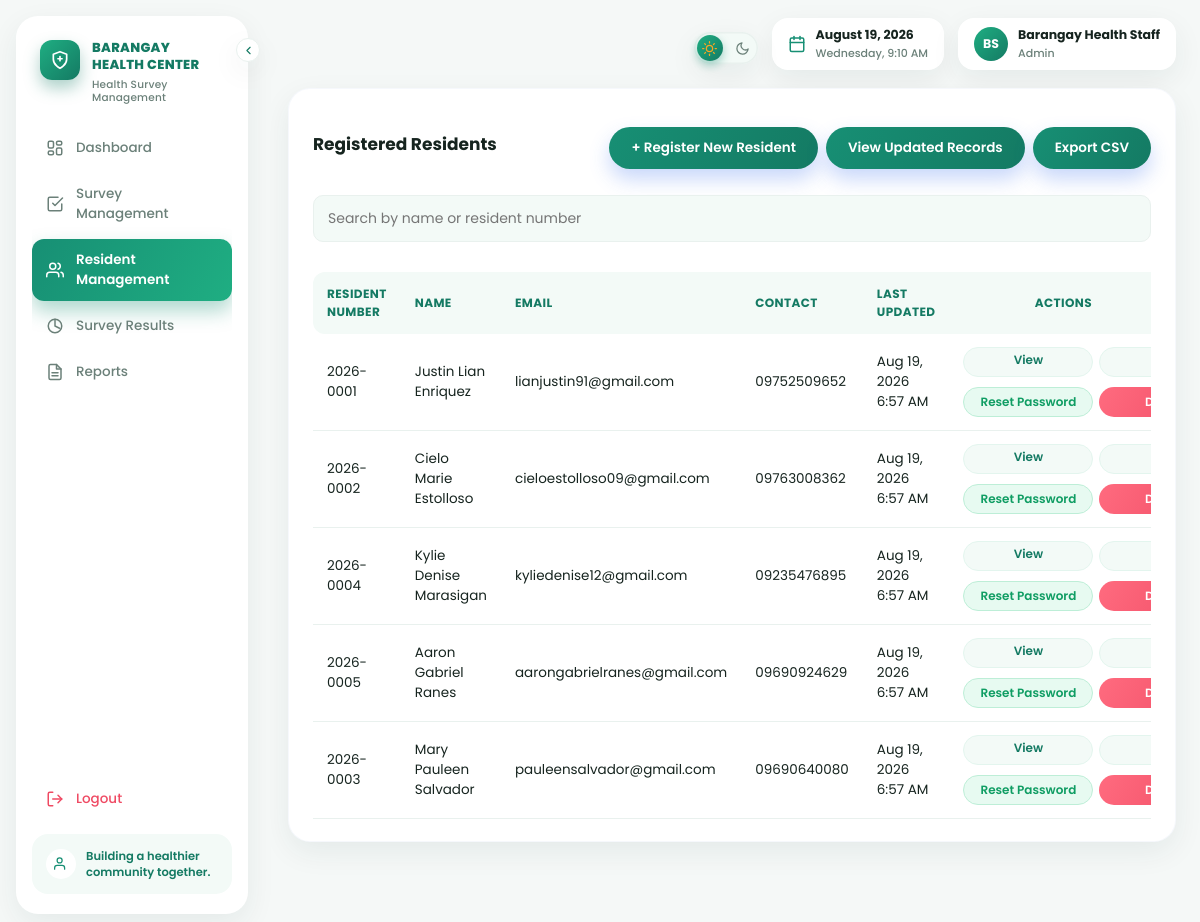
The app's page /staff/resident_management.php (signed in) with its own data.
### tables this page shows
CREATE TABLE IF NOT EXISTS residents (

    resident_id INT AUTO_INCREMENT PRIMARY KEY,

    resident_number VARCHAR(20) NOT NULL UNIQUE,

    first_name VARCHAR(50) NOT NULL,

    last_name VARCHAR(50) NOT NULL,

    middle_name VARCHAR(50),

    extension_name VARCHAR(10),

    civil_status ENUM(
        'Single',
        'Married',
        'Widowed',
        'Separated',
        'Divorced'
    ) DEFAULT NULL,

    email VARCHAR(100),

    contact_number VARCHAR(20),

    address VARCHAR(150),

    birthday DATE DEFAULT NULL,

    age INT DEFAULT NULL,

    occupation VARCHAR(100),

    employer VARCHAR(100),

    employer_address VARCHAR(150),

    father_name VARCHAR(100),

    mother_name VARCHAR(100),

    spouse_name VARCHAR(100),

    spouse_occupation VARCHAR(100),

    spouse_employer VARCHAR(100),

    reference1_name VARCHAR(100),

    reference1_signature VARCHAR(100),

    reference2_name VARCHAR(100),

    reference2_signature VARCHAR(100),

    photo VARCHAR(255) DEFAULT NULL,

    password VARCHAR(255) NOT NULL,

    is_first_login TINYINT(1) NOT NULL DEFAULT 1,

    created_at TIMESTAMP DEFAULT CURRENT_TIMESTAMP,

    updated_at TIMESTAMP
        DEFAULT CURRENT_TIMESTAMP
        ON UPDATE CURRENT_TIMESTAMP

);

### includes/functions.php (called while the page is built, shortened)
<?php
function e($string) {
    return htmlspecialchars($string ?? "", ENT_QUOTES, "UTF-8");
}
function full_resident_name($r) {
    $parts = [
        $r["first_name"] ?? "",
        $r["middle_name"] ?? "",
        $r["last_name"] ?? "",
    ];
    $name = trim(preg_replace("/\s+/", " ", implode(" ", array_filter($parts, fn($p) => trim((string)$p) !== ""))));
    return $name;
}
?>

### staff/resident_management.php (the view, shortened to what this page needs)
<?php
require_once __DIR__ . "/../includes/functions.php";
$search = isset($_GET["search"])
    ? trim($_GET["search"])
    : "";
if ($search !== "") {
    $like = "%" . $search . "%";
    $stmt = $conn->prepare("
        SELECT
            resident_id,
            resident_number,
            first_name,
            middle_name,
            last_name,
            extension_name,
            email,
            contact_number,
            updated_at
        FROM residents
        WHERE
            resident_number LIKE ?
            OR first_name LIKE ?
            OR last_name LIKE ?
        ORDER BY last_name
    ");
    $stmt->bind_param(
        "sss",
        $like,
        $like,
        $like
    );
    $stmt->execute();
    $residents = $stmt->get_result();
} else {
    $residents = $conn->query("
        SELECT
            resident_id,
            resident_number,
            first_name,
            middle_name,
            last_name,
            extension_name,
            email,
            contact_number,
            updated_at
        FROM residents
        ORDER BY last_name
    ");
}
?>
<!DOCTYPE html>
<html lang="en">
<head>
<link
    rel="stylesheet"
    href="../assets/css/style.css?v=<?= filemtime(__DIR__ . "/../assets/css/style.css") ?>"
>
</head>
<body>
<?php
include __DIR__ . "/../includes/staff_nav.php";
?>
<div class="container">
<?php
include __DIR__ . "/../includes/staff_topbar.php";
?>
<div class="card card-resident">
<div class="resident-page-header">
    <h2>
        Registered Residents
    </h2>
    <div class="top-actions">
        <a
            class="btn"
            href="register.php"
        >
            + Register New Resident
        </a>
        <a
            class="btn"
            href="updated_records.php"
        >
            View Updated Records
        </a>
        <a
            class="btn"
            href="resident_export.php"
        >
            Export CSV
        </a>
    </div>
</div>
<form
    method="GET"
    style="margin-bottom:16px;"
>
    <input
        type="text"
        name="search"
        placeholder="Search by name or resident number"
        value="<?= e($search) ?>"
    >
</form>
<div class="table-scroll">
<table>
<tr>
    <th>
        Resident Number
    </th>
    <th>
        Name
    </th>
    <th>
        Email
    </th>
    <th>
        Contact
    </th>
    <th>
        Last Updated
    </th>
    <th style="text-align: center;">
        Actions
    </th>
</tr>
<?php while (
    $r =
    $residents->fetch_assoc()
): ?>
<tr>
    <td>
        <?= e(
            $r["resident_number"]
        ) ?>
    </td>
    <td>
        <?= e(
            full_resident_name($r)
        ) ?>
    </td>
    <td>
        <?= e(
            $r["email"]
        ) ?>
    </td>
    <td>
        <?= e(
            $r["contact_number"]
        ) ?>
    </td>
    <td>
        <?=
            $r["updated_at"]
            ? e(
                date(
                    "M d, Y g:i A",
                    strtotime(
                        $r["updated_at"]
                    )
                )
            )
            : "&mdash;"
        ?>
    </td>
    <td>
        <div class="table-actions">
            <a
                class="btn btn-sm btn-secondary"
                href="resident_view.php?resident_id=<?= (int)$r["resident_id"] ?>"
            >
                View
            </a>
            <a
                class="btn btn-sm btn-secondary"
                href="resident_edit.php?resident_id=<?= (int)$r["resident_id"] ?>"
            >
            </a>
            <?php
            $resident_name_js =
                htmlspecialchars(
                    addslashes(
                        full_resident_name($r)
                    ),
                    ENT_QUOTES,
                    "UTF-8"
                );
            ?>
            <button
                type="button"
                class="btn btn-sm btn-success-soft"
                onclick="openConfirmModal({
                    url: 'resident_management.php?reset_password=<?= (int)$r["resident_id"] ?>',
                    title: 'Reset password?',
                    message: 'This will reset &quot;<?= $resident_name_js ?>&quot;\'s password back to their Resident Number and require them to change it on next login.',
                    confirmLabel: 'Reset Password',
                    danger: false
                })"
            >
                Reset Password
            </button>
            <button
                type="button"
                class="btn btn-sm btn-danger"
                onclick="openConfirmModal({
                    url: 'resident_management.php?delete=<?= (int)$r["resident_id"] ?>',
                    title: 'Delete this resident?',
                    message: 'This will permanently delete &quot;<?= $resident_name_js ?>&quot; and all of their saved information. This cannot be undone.',
                    confirmLabel: 'Delete',
                    danger: true
                })"
            >
            </button>
        </div>
    </td>
</tr>
<?php endwhile; ?>
</table>
</div>
</div>
</div>
</body>
</html>

### includes/staff_nav.php (shortened to what this page needs)
<?php
$current_page = basename($_SERVER["PHP_SELF"]);
function nav_active($page, $current_page) {
    return $page === $current_page ? " active" : "";
}
?>
<div class="sidebar<?= isset($no_print_nav) && $no_print_nav ? " no-print" : "" ?>">
    <button type="button" class="sidebar-toggle" id="sidebarToggle" onclick="toggleSidebar()" aria-label="Collapse sidebar" title="Collapse sidebar">
        <svg viewBox="0 0 24 24" fill="none" stroke="currentColor" stroke-width="2" stroke-linecap="round" stroke-linejoin="round"><polyline points="15 18 9 12 15 6"/></svg>
    </button>
    <div class="sidebar-brand">
        <span class="logo-badge">
            <svg viewBox="0 0 24 24" fill="none" stroke="currentColor" stroke-width="2" stroke-linecap="round" stroke-linejoin="round"><path d="M12 22s8-4 8-11V5l-8-3-8 3v6c0 7 8 11 8 11z"/><path d="M12 8v5"/><path d="M9.5 10.5h5"/></svg>
        </span>
        <span class="sidebar-brand-text label">
            BARANGAY<br>HEALTH CENTER
            <small>Health Survey Management</small>
        </span>
    </div>
    <nav class="sidebar-links">
        <a class="<?= trim(nav_active("dashboard.php", $current_page)) ?>" href="dashboard.php" title="Dashboard">
            <span class="ic"></span>
            <span class="label">Dashboard</span>
        </a>
        <a class="<?= trim(nav_active("survey_management.php", $current_page) . " " . nav_active("survey_add.php", $current_page) . " " . nav_active("survey_edit.php", $current_page)) . " " . nav_active("question_management.php", $current_page)?>" href="survey_management.php" title="Survey Management">
            <span class="ic"><svg viewBox="0 0 24 24" fill="none" stroke="currentColor" stroke-width="2" stroke-linecap="round" stroke-linejoin="round"><path d="M9 11l3 3L22 4"/><path d="M21 12v7a2 2 0 0 1-2 2H5a2 2 0 0 1-2-2V5a2 2 0 0 1 2-2h11"/></svg></span>
            <span class="label">Survey Management</span>
        </a>
        <a class="<?= trim(
            nav_active("resident_management.php", $current_page) .
            nav_active("register.php", $current_page) .
            nav_active("resident_view.php", $current_page) .
            nav_active("resident_edit.php", $current_page) .
            nav_active("updated_records.php", $current_page)
        ) ?>" href="resident_management.php" title="Resident Management">
            <span class="ic"><svg viewBox="0 0 24 24" fill="none" stroke="currentColor" stroke-width="2" stroke-linecap="round" stroke-linejoin="round"><path d="M17 21v-2a4 4 0 0 0-4-4H5a4 4 0 0 0-4 4v2"/><circle cx="9" cy="7" r="4"/><path d="M23 21v-2a4 4 0 0 0-3-3.87"/><path d="M16 3.13a4 4 0 0 1 0 7.75"/></svg></span>
            <span class="label">Resident Management</span>
        </a>
        <a class="<?= trim(nav_active("results.php", $current_page)) ?>" href="results.php" title="Survey Results">
            <span class="ic"><svg viewBox="0 0 24 24" fill="none" stroke="currentColor" stroke-width="2" stroke-linecap="round" stroke-linejoin="round"><circle cx="12" cy="12" r="9"/><path d="M12 3v9l6 3"/></svg></span>
            <span class="label">Survey Results</span>
        </a>
        <a class="<?= trim(nav_active("reports.php", $current_page)) ?>" href="reports.php" title="Reports">
            <span class="ic"><svg viewBox="0 0 24 24" fill="none" stroke="currentColor" stroke-width="2" stroke-linecap="round" stroke-linejoin="round"><path d="M14 2H6a2 2 0 0 0-2 2v16a2 2 0 0 0 2 2h12a2 2 0 0 0 2-2V8z"/><polyline points="14 2 14 8 20 8"/><line x1="16" y1="13" x2="8" y2="13"/><line x1="16" y1="17" x2="8" y2="17"/></svg></span>
            <span class="label">Reports</span>
        </a>
    </nav>
    <a class="logout-link" href="logout.php" title="Logout">
        <span class="ic"><svg viewBox="0 0 24 24" fill="none" stroke="currentColor" stroke-width="2" stroke-linecap="round" stroke-linejoin="round"><path d="M9 21H5a2 2 0 0 1-2-2V5a2 2 0 0 1 2-2h4"/><polyline points="16 17 21 12 16 7"/><line x1="21" y1="12" x2="9" y2="12"/></svg></span>
        <span class="label">Logout</span>
    </a>
    <div class="sidebar-footer">
        <span class="sidebar-footer-ic">
            <svg viewBox="0 0 24 24" fill="none" stroke="currentColor" stroke-width="2" stroke-linecap="round" stroke-linejoin="round"><path d="M17 21v-2a4 4 0 0 0-4-4H5a4 4 0 0 0-4 4v2"/><circle cx="9" cy="7" r="4"/></svg>
        </span>
        <span class="label">Building a healthier<br>community together.</span>
    </div>
</div>

### includes/staff_topbar.php (shortened to what this page needs)
<?php
$staff_initials = "S";
if (isset($_SESSION["staff_name"])) {
    $parts = preg_split('/\s+/', trim($_SESSION["staff_name"]));
    $staff_initials = strtoupper(substr($parts[0], 0, 1) . (count($parts) > 1 ? substr(end($parts), 0, 1) : ""));
}
?>
<div class="topbar no-print">
    <div class="topbar-right">
        <button type="button" class="theme-switch" onclick="toggleTheme()" aria-label="Toggle dark mode" title="Toggle dark mode">
            <span class="theme-switch-icon sun">
            </span>
            <span class="theme-switch-thumb"></span>
            <span class="theme-switch-icon moon">
                <svg viewBox="0 0 24 24" fill="none" stroke="currentColor" stroke-width="2" stroke-linecap="round" stroke-linejoin="round"><path d="M21 12.79A9 9 0 1 1 11.21 3 7 7 0 0 0 21 12.79z"/></svg>
            </span>
        </button>
        <div class="topbar-datetime" id="staffClock">
            <svg viewBox="0 0 24 24" fill="none" stroke="currentColor" stroke-width="2" stroke-linecap="round" stroke-linejoin="round"><rect x="3" y="4" width="18" height="18" rx="2"/><line x1="16" y1="2" x2="16" y2="6"/><line x1="8" y1="2" x2="8" y2="6"/><line x1="3" y1="10" x2="21" y2="10"/></svg>
            <div>
                <strong id="staffClockDate"><?= date("F j, Y") ?></strong>
                <small id="staffClockTime"><?= date("l, g:i A") ?></small>
            </div>
        </div>
        <?php if (isset($_SESSION["staff_name"])): ?>
        <div class="topbar-profile">
            <span class="avatar"><?= e($staff_initials) ?></span>
            <div>
                <strong><?= e($_SESSION["staff_name"]) ?></strong>
                <small><?= e(ucfirst($_SESSION["staff_role"] ?? "staff")) ?></small>
            </div>
        </div>
        <?php endif; ?>
    </div>
</div>

### staff/resident_management.php (style rules this page uses)
.resident-page-header { display: flex; justify-content: space-between; align-items: center; gap: 20px; width: 100%; margin-bottom: 18px; }
.resident-page-header h2 { margin: 0; flex-shrink: 0; }
.resident-page-header .top-actions { display: flex; align-items: center; justify-content: flex-end; gap: 8px; flex-wrap: nowrap; white-space: nowrap; flex-shrink: 0; }
.resident-page-header .top-actions .btn { white-space: nowrap; flex-shrink: 0; }

### records on screen
residents: resident_number "2026-0001", r "Justin Lian Enriquez", email "lianjustin91@gmail.com", contact_number "09752509652", updated_at "Aug 19, 2026 6:57 AM"
residents: resident_number "2026-0002", r "Cielo Marie Estolloso", email "cieloestolloso09@gmail.com", contact_number "09763008362", updated_at "Aug 19, 2026 6:57 AM"
residents: resident_number "2026-0004", r "Kylie Denise Marasigan", email "kyliedenise12@gmail.com", contact_number "09235476895", updated_at "Aug 19, 2026 6:57 AM"
residents: resident_number "2026-0005", r "Aaron Gabriel Ranes", email "aarongabrielranes@gmail.com", contact_number "09690924629", updated_at "Aug 19, 2026 6:57 AM"
residents: resident_number "2026-0003", r "Mary Pauleen Salvador", email "pauleensalvador@gmail.com", contact_number "09690640080", updated_at "Aug 19, 2026 6:57 AM"

### other values on screen
$staff_initials "BS"
$_SESSION["staff_name"] "Barangay Health Staff"
$_SESSION["staff_role"] "Admin"
